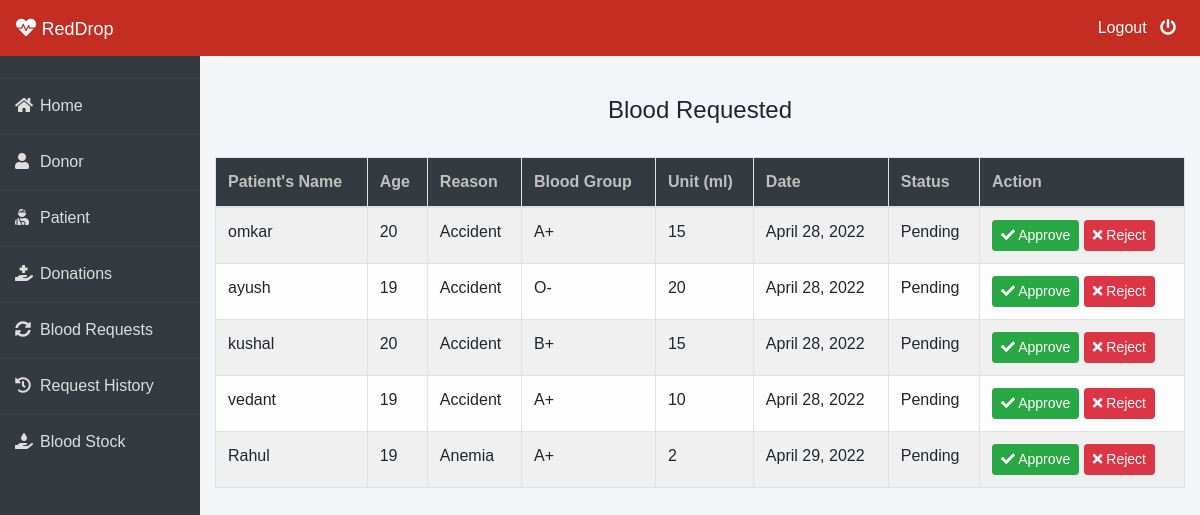
Page /admin-request (signed in) on the committed database.
### blood/models.py (models this page shows, shortened)
class BloodRequest(models.Model):
    request_by_patient=models.ForeignKey(pmodels.Patient,null=True,on_delete=models.CASCADE)
    request_by_donor=models.ForeignKey(dmodels.Donor,null=True,on_delete=models.CASCADE)
    patient_name=models.CharField(max_length=30)
    patient_age=models.PositiveIntegerField()
    reason=models.CharField(max_length=500)
    bloodgroup=models.CharField(max_length=10)
    unit=models.PositiveIntegerField(default=0)
    status=models.CharField(max_length=20,default="Pending")
    date=models.DateField(auto_now=True)

### blood/views.py (the view)
# urls.py: path('admin-request', views.admin_request_view,name='admin-request'),
@login_required(login_url='adminlogin')
def admin_request_view(request):
    requests=models.BloodRequest.objects.all().filter(status='Pending')
    return render(request,'blood/admin_request.html',{'requests':requests})

### templates/blood/admin_request.html (shortened to what this page needs)
{% extends 'blood/adminbase.html' %}
{% block content %}
{% load widget_tweaks %}
{%load static%}
<br><br>
<div class="container">
    {% if requests %}
    <H4 class="text-center">Blood Requested</H4><br>
    <table class="table table-light table-hover table-bordered table-striped">
        <thead class="bg-dark">
            <tr>
                <th scope="col" style="color: rgb(192, 192, 192);">Patient's Name</th>
                <th scope="col" style="color: rgb(192, 192, 192);">Age</th>
                <th scope="col" style="color: rgb(192, 192, 192);">Reason</th>
                <th scope="col" style="color: rgb(192, 192, 192);">Blood Group</th>
                <th scope="col" style="color: rgb(192, 192, 192);">Unit (ml)</th>
                <th scope="col" style="color: rgb(192, 192, 192);">Date</th>
                <th scope="col" style="color: rgb(192, 192, 192);">Status</th>
                <th style="color: rgb(192, 192, 192);">Action</th>
            </tr>
        </thead>
        <tbody>
            {% for t in requests %}
            <tr>
                <td> {{t.patient_name}}</td>
                <td>{{t.patient_age}}</td>
                <td>{{t.reason}}</td>
                <td>{{t.bloodgroup}}</td>
                <td>{{t.unit}}</td>
                <td>{{t.date}}</td>
                <td>{{t.status}}</td>
                <td>
                    <button class="btn btn-success btn-sm"><a  style="text-decoration: none;color: white;" href="{% url 'update-approve-status' t.id  %}"><i class="fa fa-check"></i> Approve</a> </button>
                    <button class="btn btn-danger btn-sm"><a  style="text-decoration: none;color: white;" href="{% url 'update-reject-status' t.id  %}"><i class="fa fa-times"></i> Reject</a> </button>
                </td>
            </tr>
            {% endfor %}
        </tbody>
    </table>
{% else %}
<div class="alert alert-danger" role="alert">
    No Blood Request By Patient/Donor!
  </div>
{% endif %}
</div>
{% endblock content %}

### templates/blood/adminbase.html (style rules this page uses)
* { margin: 0; padding: 0; box-sizing: border-box; list-style: none; text-decoration: none; font-family: 'Josefin Sans', sans-serif; }
body { background-color: #f3f5f9; }

### rows in the picture
BloodRequest: patient_name "omkar", patient_age "20", reason "Accident", bloodgroup "A+", unit "15", date "April 28, 2022", status "Pending"
BloodRequest: patient_name "ayush", patient_age "19", reason "Accident", bloodgroup "O-", unit "20", date "April 28, 2022", status "Pending"
BloodRequest: patient_name "kushal", patient_age "20", reason "Accident", bloodgroup "B+", unit "15", date "April 28, 2022", status "Pending"
BloodRequest: patient_name "vedant", patient_age "19", reason "Accident", bloodgroup "A+", unit "10", date "April 28, 2022", status "Pending"
BloodRequest: patient_name "Rahul", patient_age "19", reason "Anemia", bloodgroup "A+", unit "2", date "April 29, 2022", status "Pending"
